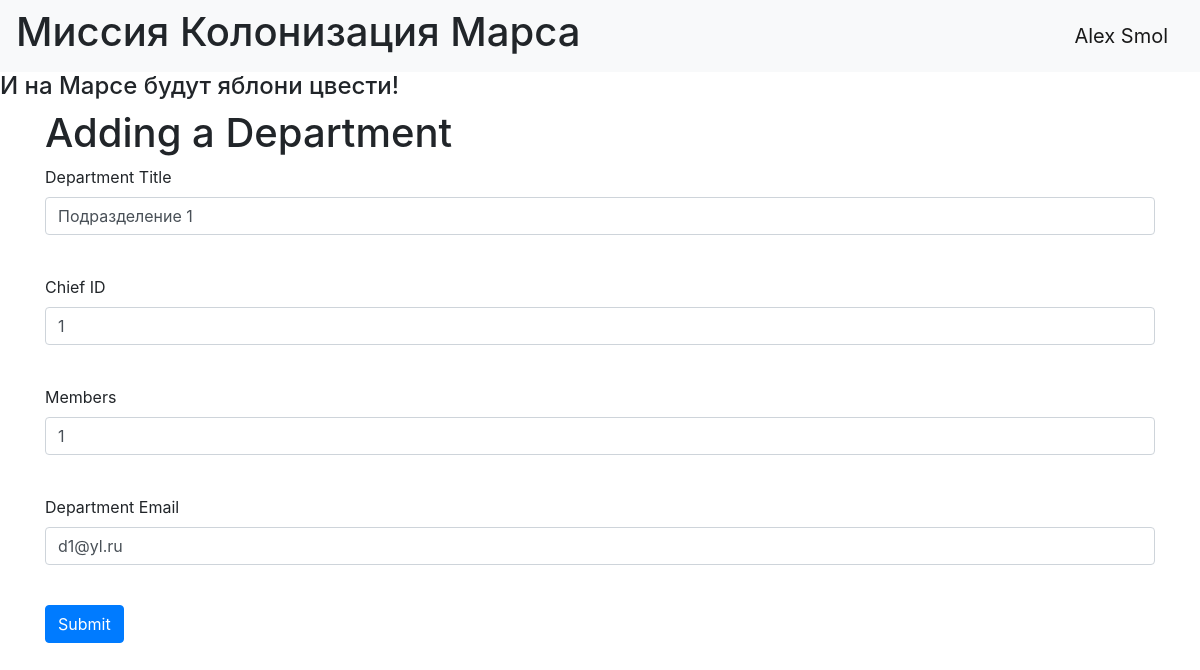
Page /departments/1 (signed in) on the committed database.
### website/models/users.py (models this page shows, shortened)
class User(database, UserMixin, SerializerMixin):
    __tablename__ = 'users'
    id = sqlalchemy.Column(sqlalchemy.Integer, primary_key=True, autoincrement=True)
    surname = sqlalchemy.Column(sqlalchemy.String, nullable=True)
    name = sqlalchemy.Column(sqlalchemy.String, nullable=True)
    age = sqlalchemy.Column(sqlalchemy.Integer, nullable=True)
    position = sqlalchemy.Column(sqlalchemy.String, nullable=True)
    speciality = sqlalchemy.Column(sqlalchemy.String, nullable=True)
    address = sqlalchemy.Column(sqlalchemy.String, nullable=True)
    email = sqlalchemy.Column(sqlalchemy.String, index=True, unique=True, nullable=True)
    hashed_password = sqlalchemy.Column(sqlalchemy.String, nullable=True)
    modifed_date = sqlalchemy.Column(sqlalchemy.DateTime, default=datetime.datetime.now)
    jobs = orm.relation("Job", back_populates='user')
    departments = orm.relation("Department", back_populates='user')

### website/models/departments.py (models this page shows, shortened)
class Department(database):
    __tablename__ = 'departments'
    id = sqlalchemy.Column(sqlalchemy.Integer, primary_key=True, autoincrement=True)
    title = sqlalchemy.Column(sqlalchemy.String, nullable=True)
    chief = sqlalchemy.Column(sqlalchemy.Integer, sqlalchemy.ForeignKey("users.id"))
    members = sqlalchemy.Column(sqlalchemy.String, nullable=True)
    email = sqlalchemy.Column(sqlalchemy.String, index=True, unique=True, nullable=True)
    user = orm.relation('User')

### main.py (the view, shortened to what this page needs)
@app.route('/departments/<int:id>', methods=['GET', 'POST'])
@login_required
def depart_edit(id):
    form = AddDepartForm()
    if request.method == "GET":
        db_sess = create_session()
        depart = db_sess.query(Department).filter(Department.id == id,
                                                  (Department.chief == current_user.id) | (
                                                      current_user.id == 1)).first()
        if depart:
            form.title.data = depart.title
            form.chief.data = depart.chief
            form.members.data = depart.members
            form.email.data = depart.email
        else:
            abort(404)
    return render_template('add_depart.html', title='Department Edit', form=form)

### website/forms/add_depart.py
class AddDepartForm(FlaskForm):
    title = StringField('Department Title', validators=[DataRequired()])
    chief = IntegerField('Chief ID', validators=[DataRequired()])
    members = StringField('Members', validators=[DataRequired()])
    email = EmailField('Department Email', validators=[DataRequired()])
    submit = SubmitField('Submit')

### website/__init__.py (called while the page is built)
def create_session() -> Session:
    global __factory
    return __factory()

def create_app():
    app = Flask(__name__)
    app.config['SECRET_KEY'] = 'yandexlyceum_secret_key'
    db_init()
    login_manager = LoginManager()
    login_manager.init_app(app)
    from .models import users
    @login_manager.user_loader
    def load_user(user_id):
        db_sess = create_session()
        return db_sess.query(users.User).get(user_id)
    from .jobs_api import jobs_blueprint
    app.register_blueprint(jobs_blueprint)
    return app

### website/templates/add_depart.html (shortened to what this page needs)
{% extends "base.html" %}
{% block content %}
<h1>Adding a Department</h1>
<form action="" method="post">
    <p>
        {{ form.title.label }}<br>
        {{ form.title(class="form-control") }}<br>
    </p>
    <p>
        {{ form.chief.label }}<br>
        {{ form.chief(class="form-control") }}<br>
    </p>
    <p>
        {{ form.members.label }}<br>
        {{ form.members(class="form-control") }}<br>
    </p>
    <p>
        {{ form.email.label }}<br>
        {{ form.email(class="form-control", type="email") }}<br>
    </p>
    <p>{{ form.submit(type="submit", class="btn btn-primary") }}</p>
</form>
{% endblock %}

### website/templates/base.html (shortened to what this page needs)
<!DOCTYPE html>
<html lang="en">
  <head>
    <link rel="stylesheet"
      href="https://stackpath.bootstrapcdn.com/bootstrap/4.4.1/css/bootstrap.min.css"
>
    <link rel="stylesheet"
      href="https://stackpath.bootstrapcdn.com/font-awesome/4.7.0/css/font-awesome.min.css"
>
  </head>
  <body>
    <header>
      <nav class="navbar navbar-light bg-light">
        <h1>Миссия Колонизация Марса</h1>
        {% if current_user.is_authenticated %}
          <a class="navbar-brand" href="/logout">{{ current_user.name }} {{ current_user.surname }}</a>
        {% else %}
          <p align="center">
            <a class="btn btn-primary" href="/register">Зарегистрироваться</a>
            <br>
            <a class="btn btn-success" href="/login">Войти</a>
          </p>
        {% endif %}
      </nav>
      <h4>И на Марсе будут яблони цвести!</h4>
    </header>
    <main role="main" class="container">
      {% block content %}{% endblock %}
    </main>
  </body>
</html>

### rows in the picture
User: name "Alex", surname "Smol"
Department: title "Подразделение 1", chief "1", members "1", email "d1@yl.ru"
